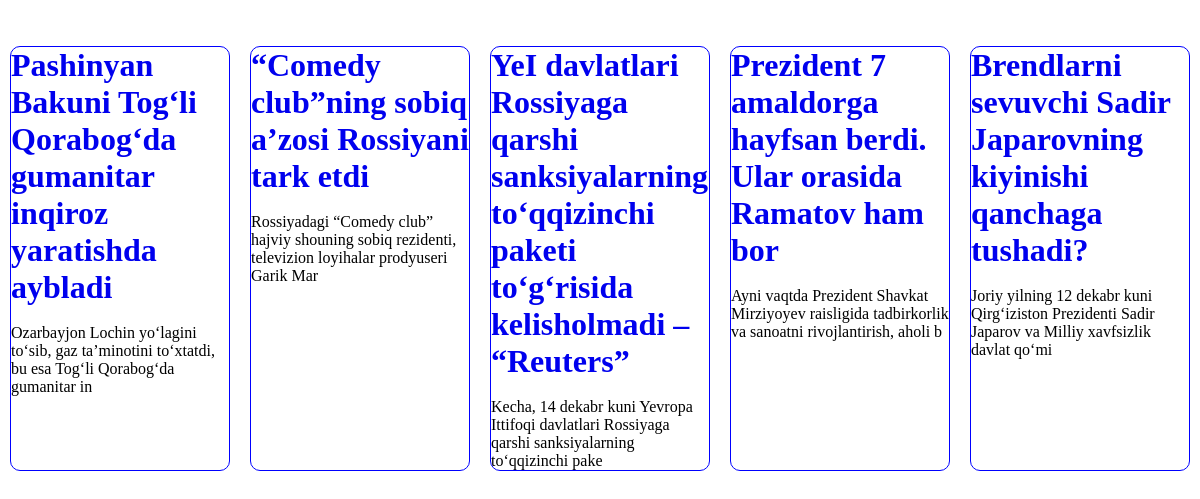
The page / on the database its author committed.
### blog/models.py (models this page shows, shortened)
class Post(models.Model):
    title= models.CharField(max_length=150)
    url_img=models.URLField()
    body= models.TextField()
    author=models.ForeignKey(
        'auth.User',
        on_delete=models.CASCADE
    )

### blog/views.py (the view)
# urls.py: path('',BlogListView.as_view(),name='home'),
class BlogListView(ListView):
    model=Post
    template_name='home.html'

### template/home.html (shortened to what this page needs)
{% extends 'base.html' %}
{% block content %}
<div class="blog">
    {% for post in object_list %}
        <div class="post-entry">
                 <h1><a href="{% url 'DetailView' post.pk %}">{{post.title}}</a></h1>
            <p>{{post.body | slice:'100'}}</p>
        </div>
    {% endfor %}
 </div>
{% endblock content %}

### template/base.html (shortened to what this page needs)
{% load static %}
<!DOCTYPE html>
<html lang="en">
<head>
    <link rel="stylesheet" href="{% static 'css/base.css' %}">
</head>
<body>
    <div class="navbar">
        <div class="logo"><img src="" alt=""></div>
        <div class="nav">
            <ul>
                <li><a href=""></a></li>
            </ul>
        </div>
    </div>
    {% block content %}
    {% endblock content %}
</body>
</html>

### static/css/base.css (style rules this page uses)
* { padding: 0; margin: 0; }
h1 { color: black; font-size: 32px; }
h1 a { text-decoration: none; }
.blog { display:flex; flex-direction:row-reverse; }
.post-entry { margin: 10px; border: 1px solid blue; border-radius: 10px; cursor: pointer; width: 300px; }

### rows shown on the page
Post: title "Brendlarni sevuvchi Sadir Japarovning kiyinishi qanchaga tushadi?", body "Joriy yilning 12 dekabr kuni Qirg‘iziston Prezidenti Sadir Japarov va Milliy xavfsizlik davlat qo‘mi"
Post: title "Prezident 7 amaldorga hayfsan berdi. Ular orasida Ramatov ham bor", body "Ayni vaqtda Prezident Shavkat Mirziyoyev raisligida tadbirkorlik va sanoatni rivojlantirish, aholi b"
Post: title "YeI davlatlari Rossiyaga qarshi sanksiyalarning to‘qqizinchi paketi to‘g‘risida kelisholmadi – “Reuters”", body "Kecha, 14 dekabr kuni Yevropa Ittifoqi davlatlari Rossiyaga qarshi sanksiyalarning to‘qqizinchi pake"
Post: title "“Comedy club”ning sobiq a’zosi Rossiyani tark etdi", body "Rossiyadagi “Comedy club” hajviy shouning sobiq rezidenti, televizion loyihalar prodyuseri Garik Mar"
Post: title "Pashinyan Bakuni Tog‘li Qorabog‘da gumanitar inqiroz yaratishda aybladi", body "Ozarbayjon Lochin yo‘lagini to‘sib, gaz ta’minotini to‘xtatdi, bu esa Tog‘li Qorabog‘da gumanitar in"
